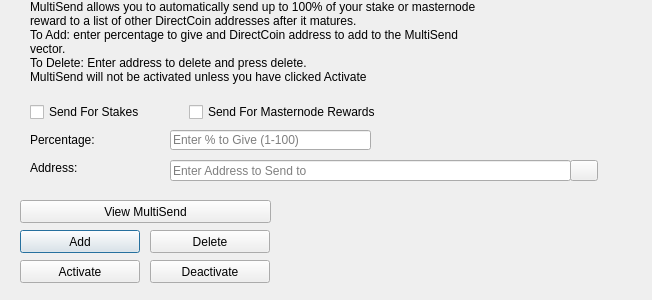
<?xml version="1.0" encoding="UTF-8"?>
<ui version="4.0">
 <class>MultiSendDialog</class>
 <widget class="QDialog" name="MultiSendDialog">
  <property name="windowModality">
   <enum>Qt::NonModal</enum>
  </property>
  <property name="geometry">
   <rect>
    <x>0</x>
    <y>0</y>
    <width>652</width>
    <height>300</height>
   </rect>
  </property>
  <property name="windowTitle">
   <string>MultiSend</string>
  </property>
  <widget class="QLineEdit" name="multiSendPercentEdit">
   <property name="geometry">
    <rect>
     <x>170</x>
     <y>130</y>
     <width>201</width>
     <height>20</height>
    </rect>
   </property>
   <property name="toolTip">
    <string>Enter whole numbers 1 - 100</string>
   </property>
   <property name="placeholderText">
    <string>Enter % to Give (1-100)</string>
   </property>
  </widget>
  <widget class="QLineEdit" name="multiSendAddressEdit">
   <property name="geometry">
    <rect>
     <x>170</x>
     <y>160</y>
     <width>401</width>
     <height>21</height>
    </rect>
   </property>
   <property name="toolTip">
    <string/>
   </property>
   <property name="placeholderText">
    <string>Enter Address to Send to</string>
   </property>
  </widget>
  <widget class="QLabel" name="label_2">
   <property name="geometry">
    <rect>
     <x>30</x>
     <y>0</y>
     <width>451</width>
     <height>121</height>
    </rect>
   </property>
   <property name="lineWidth">
    <number>1</number>
   </property>
   <property name="text">
    <string>MultiSend allows you to automatically send up to 100% of your stake or masternode reward to a list of other DirectCoin addresses after it matures.
To Add: enter percentage to give and DirectCoin address to add to the MultiSend vector.
To Delete: Enter address to delete and press delete.
MultiSend will not be activated unless you have clicked Activate</string>
   </property>
   <property name="alignment">
    <set>Qt::AlignLeading|Qt::AlignLeft|Qt::AlignTop</set>
   </property>
   <property name="wordWrap">
    <bool>true</bool>
   </property>
  </widget>
  <widget class="QLabel" name="message">
   <property name="geometry">
    <rect>
     <x>290</x>
     <y>200</y>
     <width>351</width>
     <height>91</height>
    </rect>
   </property>
   <property name="text">
    <string/>
   </property>
  </widget>
  <widget class="QPushButton" name="addButton">
   <property name="geometry">
    <rect>
     <x>20</x>
     <y>230</y>
     <width>120</width>
     <height>23</height>
    </rect>
   </property>
   <property name="toolTip">
    <string/>
   </property>
   <property name="statusTip">
    <string>Add to MultiSend Vector</string>
   </property>
   <property name="text">
    <string>Add</string>
   </property>
  </widget>
  <widget class="QPushButton" name="disableButton">
   <property name="geometry">
    <rect>
     <x>150</x>
     <y>260</y>
     <width>120</width>
     <height>23</height>
    </rect>
   </property>
   <property name="statusTip">
    <string>Deactivate MultiSend</string>
   </property>
   <property name="text">
    <string>Deactivate</string>
   </property>
  </widget>
  <widget class="QPushButton" name="addressBookButton">
   <property name="geometry">
    <rect>
     <x>570</x>
     <y>160</y>
     <width>28</width>
     <height>21</height>
    </rect>
   </property>
   <property name="toolTip">
    <string>Choose an address from the address book</string>
   </property>
   <property name="text">
    <string/>
   </property>
   <property name="icon">
    <iconset resource="../directcoin.qrc">
     <normaloff>:/icons/address-book</normaloff>:/icons/address-book</iconset>
   </property>
   <property name="shortcut">
    <string>Alt+A</string>
   </property>
   <property name="autoDefault">
    <bool>false</bool>
   </property>
  </widget>
  <widget class="QLabel" name="label">
   <property name="geometry">
    <rect>
     <x>30</x>
     <y>130</y>
     <width>121</width>
     <height>20</height>
    </rect>
   </property>
   <property name="toolTip">
    <string>Percentage of stake to send</string>
   </property>
   <property name="text">
    <string>Percentage:</string>
   </property>
  </widget>
  <widget class="QLabel" name="label_5">
   <property name="geometry">
    <rect>
     <x>30</x>
     <y>160</y>
     <width>111</width>
     <height>16</height>
    </rect>
   </property>
   <property name="toolTip">
    <string>Address to send portion of stake to</string>
   </property>
   <property name="text">
    <string>Address:</string>
   </property>
  </widget>
  <widget class="QPushButton" name="deleteButton">
   <property name="geometry">
    <rect>
     <x>150</x>
     <y>230</y>
     <width>120</width>
     <height>23</height>
    </rect>
   </property>
   <property name="toolTip">
    <string/>
   </property>
   <property name="statusTip">
    <string>Delete Address From MultiSend Vector</string>
   </property>
   <property name="text">
    <string>Delete</string>
   </property>
  </widget>
  <widget class="QPushButton" name="activateButton">
   <property name="geometry">
    <rect>
     <x>20</x>
     <y>260</y>
     <width>120</width>
     <height>23</height>
    </rect>
   </property>
   <property name="statusTip">
    <string>Activate MultiSend</string>
   </property>
   <property name="text">
    <string>Activate</string>
   </property>
  </widget>
  <widget class="QPushButton" name="viewButton">
   <property name="geometry">
    <rect>
     <x>20</x>
     <y>200</y>
     <width>251</width>
     <height>23</height>
    </rect>
   </property>
   <property name="toolTip">
    <string/>
   </property>
   <property name="statusTip">
    <string>View MultiSend Vector</string>
   </property>
   <property name="text">
    <string>View MultiSend</string>
   </property>
  </widget>
  <widget class="QWidget" name="horizontalLayoutWidget">
   <property name="geometry">
    <rect>
     <x>30</x>
     <y>100</y>
     <width>351</width>
     <height>24</height>
    </rect>
   </property>
   <layout class="QHBoxLayout" name="horizontalLayout">
    <item>
     <widget class="QCheckBox" name="multiSendStakeCheckBox">
      <property name="text">
       <string>Send For Stakes</string>
      </property>
     </widget>
    </item>
    <item>
     <widget class="QCheckBox" name="multiSendMasternodeCheckBox">
      <property name="text">
       <string>Send For Masternode Rewards</string>
      </property>
     </widget>
    </item>
   </layout>
  </widget>
 </widget>
 <resources>
  <include location="../directcoin.qrc"/>
 </resources>
 <connections/>
</ui>
